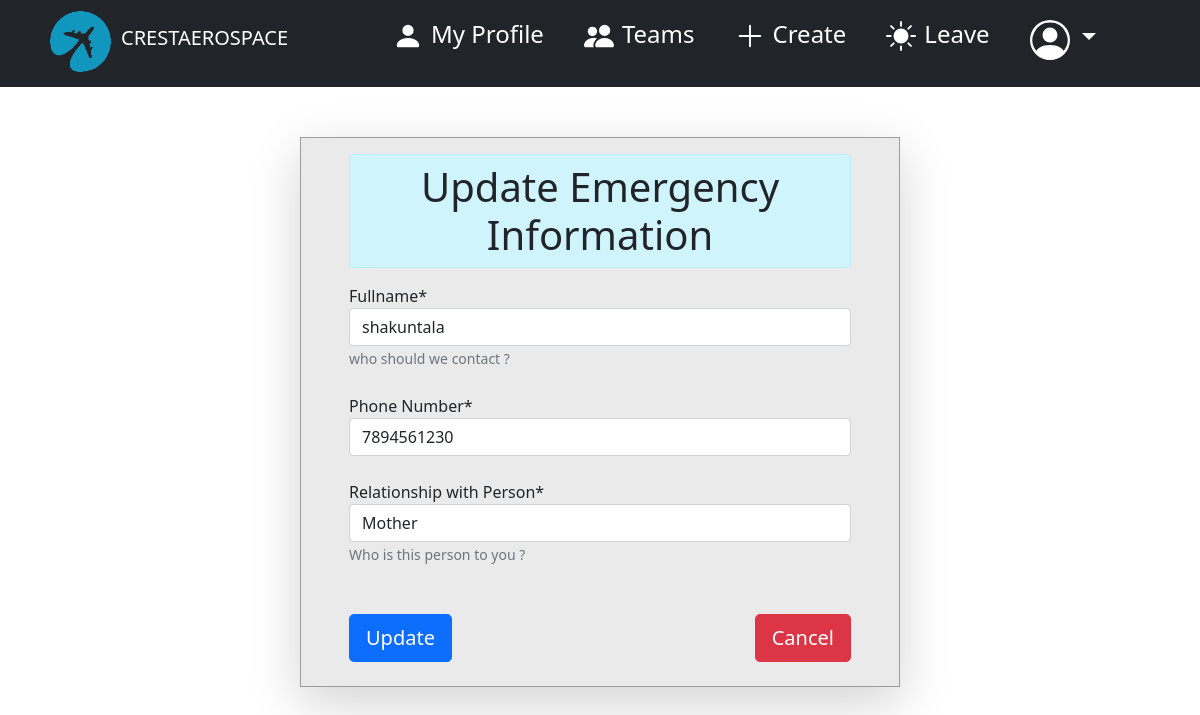
Screenshot of /hrms/employee/profile/emergency/update/2 (signed in) with the database file from the repository.
### employee/models.py (models this page shows, shortened)
class Emergency(models.Model):
    FATHER = 'Father'
    MOTHER = 'Mother'
    SIS = 'Sister'
    BRO = 'Brother'
    UNCLE = 'Uncle'
    AUNTY = 'Aunty'
    HUSBAND = 'Husband'
    WIFE = 'Wife'
    FIANCE = 'Fiance'
    FIANCEE = 'Fiancee'
    COUSIN = 'Cousin'
    NIECE = 'Niece'
    NEPHEW = 'Nephew'
    SON = 'Son'
    DAUGHTER = 'Daughter'
    EMERGENCY_RELATIONSHIP = (
    (FATHER,'Father'),
    (MOTHER,'Mother'),
    (SIS,'Sister'),
    (BRO,'Brother'),
    (UNCLE,'Uncle'),
    (AUNTY,'Aunty'),
    (HUSBAND,'Husband'),
    (WIFE,'Wife'),
    (FIANCE,'Fiance'),
    (COUSIN,'Cousin'),
    (FIANCEE,'Fiancee'),
    (NIECE,'Niece'),
    (NEPHEW,'Nephew'),
    (SON,'Son'),
    (DAUGHTER,'Daughter'),
    )
    employee = models.ForeignKey(Employee,on_delete=models.CASCADE,null=True)
    fullname = models.CharField(('Fullname'),help_text='who should we contact ?',max_length=255,null=True,blank=False)
    phone    = models.CharField(max_length=15, verbose_name="Phone Number", blank=False)
    relationship = models.CharField(('Relationship with Person'),help_text='Who is this person to you ?',max_length=8,default=FATHER,choices=EMERGENCY_RELATIONSHIP,blank=False,null=True)
    created = models.DateTimeField(verbose_name=('Created'),auto_now_add=True)
    updated = models.DateTimeField(verbose_name=('Updated'),auto_now=True)
    class Meta:
        verbose_name = 'Emergency'
        verbose_name_plural = 'Emergency'
        ordering = ['-created']

### employee/views.py (the view, shortened to what this page needs)
# urls.py: path("employee/profile/emergency/update/<int:id>", views.profile_emergency_update, name="profile_emergency_update"),
def profile_emergency_update(request, id):
    if not request.user.is_authenticated:
        return redirect('login_user')
    relation = Emergency.objects.get(pk=id)
    form = EmergencyForm(
        initial= {
            "fullname" : relation.fullname,
            "phone" : relation.phone,
            "relationship" : relation.relationship,
        }
    )
    context = {'form' : form}
    return render(request, "employee/profile_emergency_update.html", context)

### employee/forms.py
class EmergencyForm(forms.ModelForm):
    class Meta:
        model = Emergency
        exclude = ['employee']

### templates/employee/profile_emergency_update.html (shortened to what this page needs)
{% extends 'dashboard/dash_base.html' %}
{% load crispy_forms_filters %}
{% load static %}
{% block content %}
<head>
</head>
<body>
    <div class="container profile col-md-6 px-5 pt-3 shadow-lg">
        <h1 class="text-center text-dark py-2 alert alert-info">Update Emergency Information</h1>
        <div class="row align-items-start">
            <form id="login-form" class="form text-dark" action="" method="POST">
                {% if form %}
                {{ form.fullname|as_crispy_field }} <br>
                {{ form.phone|as_crispy_field }} <br>
                {{ form.relationship|as_crispy_field }} <br>
                <div class="form-group py-4">
                    <input type="submit" name="submit" class="btn btn-primary btn-lg" value="Update">
                    <a href="{% url 'profile_relationship' %}" class="btn btn-danger btn-lg float-end">Cancel</a>
                </div>
                {% endif %}
            </form>
        </div>
    </div>
</body>
{% endblock content %}

### static/dashboard.css (style rules this page uses)
* { margin: 0; padding: 0; }
.profile { margin-top: 50px; margin-bottom: 100px; border: 1px solid #9c9c9c; background-color: #eaeaea; }

### rows the page displays
Emergency: fullname "shakuntala", phone "7894561230", relationship "Mother"
